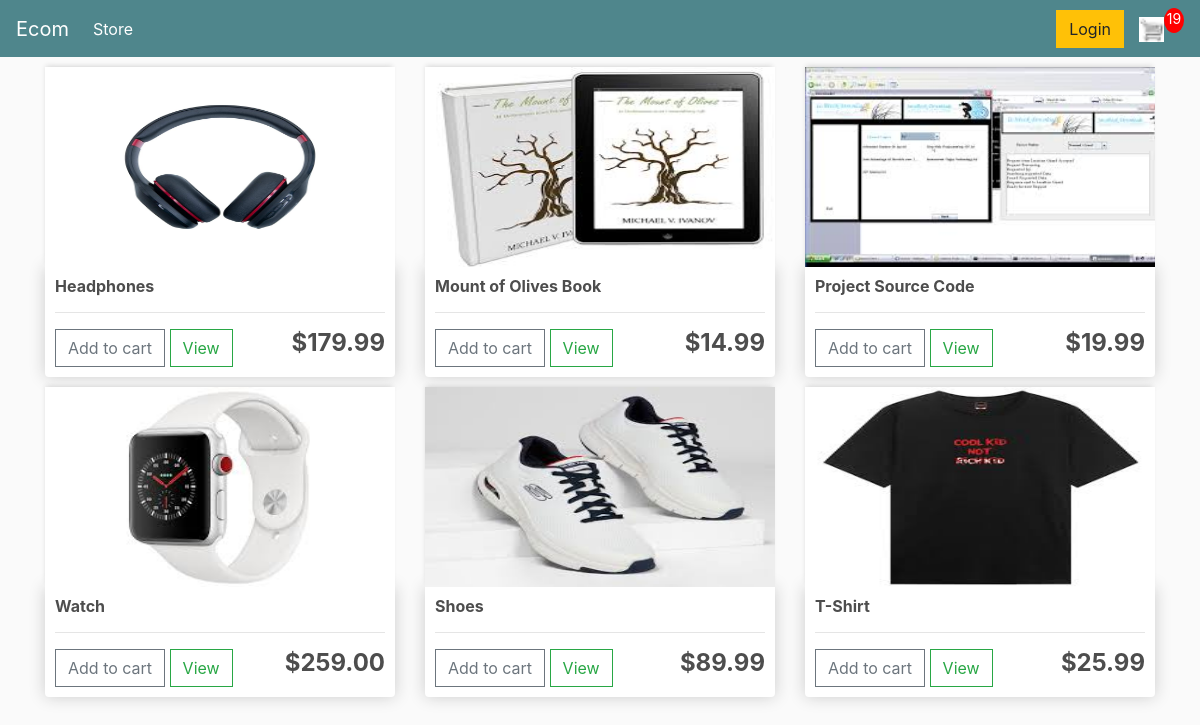
The app's page / (signed in) with its own data.
### store/models.py (models this page shows, shortened)
class Product(models.Model):
    name = models.CharField(max_length=200, null=True, blank=True)
    price = models.FloatField()
    digital = models.BooleanField(default=False, null=True, blank=False)
    image = models.ImageField(null=True, blank=True)
    @property
    def imageURL(self):
        try:
            url = self.image.url
        except:
            url = ''
        return url

### store/views.py (the view)
# urls.py: path('', include('store.urls')),
def store(request):
    if request.user.is_authenticated:
        customer = request.user.customer
        order, created = Order.objects.get_or_create(customer = customer, complete = False)
        items = order.orderitem_set.all()
        cartItems = order.get_cart_items
    else:
        items = []
        order = {'get_cart_total':0, 'get_cart_items':0}
        cartItems = order['get_cart_items']
    products = Product.objects.all()
    context = {'products':products, 'cartItems':cartItems}
    return render(request, 'store/Store.html', context)

### store/models.py (called while the page is built)
    @property
    def get_cart_items(self):
        orderitems = self.orderitem_set.all()
        total = sum([item.quantity for item in orderitems])
        return total

### store/templates/store/Store.html
{% extends 'store/Main.html' %}
{% load static %}
{% block content %}
    <div class="row">
        {% for product in products %}
        <div class="col-lg-4">
            <img class="thumbnail" src="{{product.imageURL}}" alt="">
            <div class="box-element product">
                <h6><strong>{{product.name}}</strong></h6>
                <hr>
                <button data-product={{product.id}} data-action="add" class="btn btn-outline-secondary add-btn update-cart">Add to cart</button>
                <a class="btn btn-outline-success" href="#">View</a>
                <h4 style="float:right;"><strong>${{product.price|floatformat:2}} </strong></h4>
            </div>
        </div>
        {% endfor %}
    </div>
{% endblock content %}

### store/static/css/main.css (style rules this page uses)
body { background-color: hsl(0, 0%, 98%); }
h1,h2,h3,h4,h5,h6 { color:hsl(0, 0%, 30%); }
.box-element { box-shadow:hsl(0, 0%, 80%) 0 0 16px; background-color: #fff; border-radius: 4px; padding: 10px; }
.thumbnail { width: 100%; height: 200px; -webkit-box-shadow: -1px -3px 5px -2px rgba(214,214,214,1); -moz-box-shadow: -1px -3px 5px -2px rgba(214,214,214,1); box-shadow: -1px -3px 5px -2px rgba(214,214,214,1); }
.product { border-radius: 0 0 4px 4px; }
.col-lg-4, .col-lg-6, .col-lg-8, .col-lg-12 { margin-top: 10px; }
.btn { border-radius: 0; }

### records on screen
Product: imageURL (picture), name "Headphones", price "179.99"
Product: imageURL (picture), name "Mount of Olives Book", price "14.99"
Product: imageURL (picture), name "Project Source Code", price "19.99"
Product: imageURL (picture), name "Watch", price "259.00"
Product: imageURL (picture), name "Shoes", price "89.99"
Product: imageURL (picture), name "T-Shirt", price "25.99"

### other values on screen
{{ cartItems }} "19"
